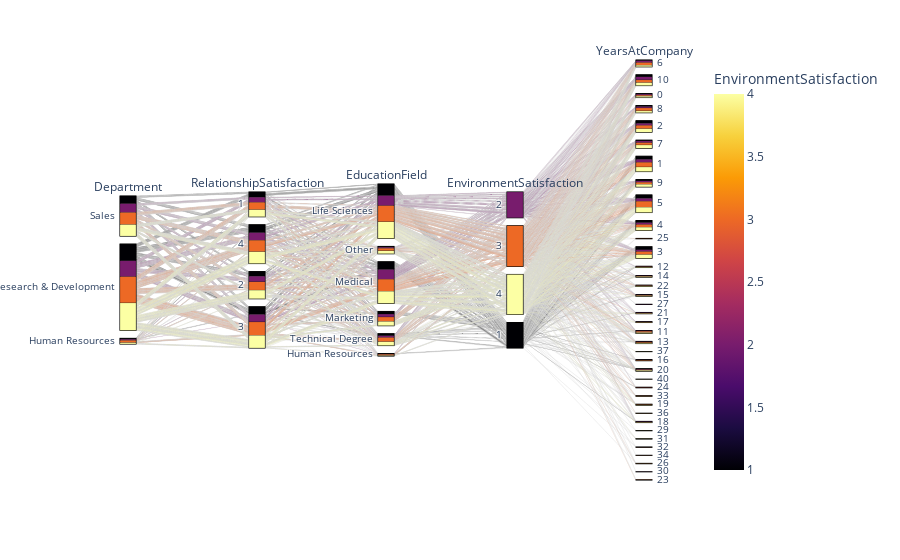

The notebook cell saved with this chart:
### Code cell
fig = px.parallel_categories(df_numerical_selected2, color="EnvironmentSatisfaction", color_continuous_scale='Inferno')
fig.show()

### Figure 1 — Plotly figure (JSON) as saved in the notebook; plotly's stock layout.template omitted (floating-point values rounded to 4 significant figures; data arrays with more than 128 entries replaced by an {"elided": "..."} marker saying what was removed)
{"data": [{"dimensions": [{"label": "Department", "values": {"elided": "1470 str values"}}, {"label": "RelationshipSatisfaction", "values": {"elided": "1470 int values"}}, {"label": "EducationField", "values": {"elided": "1470 str values"}}, {"label": "EnvironmentSatisfaction", "values": {"elided": "1470 int values"}}, {"label": "YearsAtCompany", "values": {"elided": "1470 int values"}}], "domain": {"x": [0, 1], "y": [0, 1]}, "line": {"color": {"elided": "1470 int values"}, "coloraxis": "coloraxis"}, "name": "", "type": "parcats"}], "layout": {"coloraxis": {"colorbar": {"title": {"text": "EnvironmentSatisfaction"}}, "colorscale": [[0, "#000004"], [0.1111, "#1b0c41"], [0.2222, "#4a0c6b"], [0.3333, "#781c6d"], [0.4444, "#a52c60"], [0.5556, "#cf4446"], [0.6667, "#ed6925"], [0.7778, "#fb9b06"], [0.8889, "#f7d13d"], [1, "#fcffa4"]]}, "legend": {"tracegroupgap": 0}, "margin": {"t": 60}}}
